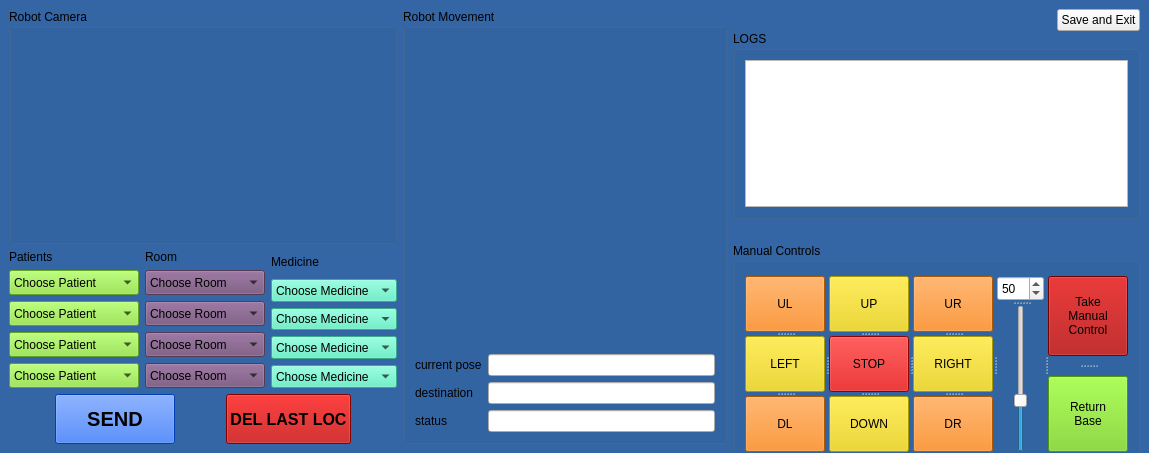
<?xml version="1.0" encoding="UTF-8"?>
<ui version="4.0">
 <class>MainWindow</class>
 <widget class="QMainWindow" name="MainWindow">
  <property name="geometry">
   <rect>
    <x>0</x>
    <y>0</y>
    <width>1149</width>
    <height>453</height>
   </rect>
  </property>
  <property name="windowTitle">
   <string>MOTAR Interface</string>
  </property>
  <property name="autoFillBackground">
   <bool>false</bool>
  </property>
  <property name="styleSheet">
   <string notr="true">QMainWindow{background-color: rgb(52, 101, 164);}</string>
  </property>
  <property name="tabShape">
   <enum>QTabWidget::Rounded</enum>
  </property>
  <widget class="QWidget" name="centralwidget">
   <layout class="QHBoxLayout" name="horizontalLayout_4">
    <item>
     <layout class="QVBoxLayout" name="verticalLayout_8">
      <item>
       <widget class="QGroupBox" name="groupBox">
        <property name="title">
         <string>Robot Camera</string>
        </property>
        <layout class="QVBoxLayout" name="verticalLayout">
         <item>
          <widget class="QLabel" name="robotcam">
           <property name="sizePolicy">
            <sizepolicy hsizetype="MinimumExpanding" vsizetype="MinimumExpanding">
             <horstretch>0</horstretch>
             <verstretch>0</verstretch>
            </sizepolicy>
           </property>
           <property name="minimumSize">
            <size>
             <width>200</width>
             <height>100</height>
            </size>
           </property>
           <property name="maximumSize">
            <size>
             <width>800</width>
             <height>400</height>
            </size>
           </property>
           <property name="sizeIncrement">
            <size>
             <width>0</width>
             <height>0</height>
            </size>
           </property>
           <property name="baseSize">
            <size>
             <width>400</width>
             <height>200</height>
            </size>
           </property>
           <property name="text">
            <string/>
           </property>
           <property name="pixmap">
            <pixmap>../Resources/camera.png</pixmap>
           </property>
           <property name="scaledContents">
            <bool>true</bool>
           </property>
           <property name="wordWrap">
            <bool>false</bool>
           </property>
          </widget>
         </item>
        </layout>
       </widget>
      </item>
      <item>
       <layout class="QVBoxLayout" name="verticalLayout_7">
        <item>
         <layout class="QHBoxLayout" name="horizontalLayout_2">
          <item>
           <layout class="QVBoxLayout" name="verticalLayout_4">
            <item>
             <widget class="QLabel" name="patientlabel">
              <property name="text">
               <string>Patients</string>
              </property>
             </widget>
            </item>
            <item>
             <widget class="QComboBox" name="patient1">
              <property name="minimumSize">
               <size>
                <width>130</width>
                <height>25</height>
               </size>
              </property>
              <property name="maximumSize">
               <size>
                <width>130</width>
                <height>30</height>
               </size>
              </property>
              <property name="styleSheet">
               <string notr="true">background-color: rgb(138, 226, 52);</string>
              </property>
              <item>
               <property name="text">
                <string>Choose Patient</string>
               </property>
              </item>
              <item>
               <property name="text">
                <string>1</string>
               </property>
              </item>
              <item>
               <property name="text">
                <string>2</string>
               </property>
              </item>
              <item>
               <property name="text">
                <string>3</string>
               </property>
              </item>
              <item>
               <property name="text">
                <string>4</string>
               </property>
              </item>
             </widget>
            </item>
            <item>
             <widget class="QComboBox" name="patient2">
              <property name="minimumSize">
               <size>
                <width>130</width>
                <height>25</height>
               </size>
              </property>
              <property name="maximumSize">
               <size>
                <width>130</width>
                <height>30</height>
               </size>
              </property>
              <property name="styleSheet">
               <string notr="true">background-color: rgb(138, 226, 52);</string>
              </property>
              <item>
               <property name="text">
                <string>Choose Patient</string>
               </property>
              </item>
              <item>
               <property name="text">
                <string>1</string>
               </property>
              </item>
              <item>
               <property name="text">
                <string>2</string>
               </property>
              </item>
              <item>
               <property name="text">
                <string>3</string>
               </property>
              </item>
              <item>
               <property name="text">
                <string>4</string>
               </property>
              </item>
             </widget>
            </item>
            <item>
             <widget class="QComboBox" name="patient3">
              <property name="minimumSize">
               <size>
                <width>130</width>
                <height>25</height>
               </size>
              </property>
              <property name="maximumSize">
               <size>
                <width>130</width>
                <height>30</height>
               </size>
              </property>
              <property name="styleSheet">
               <string notr="true">background-color: rgb(138, 226, 52);</string>
              </property>
              <item>
               <property name="text">
                <string>Choose Patient</string>
               </property>
              </item>
              <item>
               <property name="text">
                <string>1</string>
               </property>
              </item>
              <item>
               <property name="text">
                <string>2</string>
               </property>
              </item>
              <item>
               <property name="text">
                <string>3</string>
               </property>
              </item>
              <item>
               <property name="text">
                <string>4</string>
               </property>
              </item>
             </widget>
            </item>
            <item>
             <widget class="QComboBox" name="patient4">
              <property name="minimumSize">
               <size>
                <width>125</width>
                <height>25</height>
               </size>
              </property>
              <property name="maximumSize">
               <size>
                <width>130</width>
                <height>30</height>
               </size>
              </property>
              <property name="styleSheet">
               <string notr="true">background-color: rgb(138, 226, 52);</string>
              </property>
              <item>
               <property name="text">
                <string>Choose Patient</string>
               </property>
              </item>
              <item>
               <property name="text">
                <string>1</string>
               </property>
              </item>
              <item>
               <property name="text">
                <string>2</string>
               </property>
              </item>
              <item>
               <property name="text">
                <string>3</string>
               </property>
              </item>
              <item>
               <property name="text">
                <string>4</string>
               </property>
              </item>
             </widget>
            </item>
           </layout>
          </item>
          <item>
           <layout class="QVBoxLayout" name="verticalLayout_5">
            <item>
             <widget class="QLabel" name="roomlabel">
              <property name="text">
               <string>Room</string>
              </property>
             </widget>
            </item>
            <item>
             <widget class="QComboBox" name="room1">
              <property name="minimumSize">
               <size>
                <width>120</width>
                <height>25</height>
               </size>
              </property>
              <property name="maximumSize">
               <size>
                <width>120</width>
                <height>30</height>
               </size>
              </property>
              <property name="styleSheet">
               <string notr="true">background-color: rgb(117, 80, 123);</string>
              </property>
              <item>
               <property name="text">
                <string>Choose Room</string>
               </property>
              </item>
              <item>
               <property name="text">
                <string>1</string>
               </property>
              </item>
              <item>
               <property name="text">
                <string>2</string>
               </property>
              </item>
              <item>
               <property name="text">
                <string>3</string>
               </property>
              </item>
              <item>
               <property name="text">
                <string>4</string>
               </property>
              </item>
             </widget>
            </item>
            <item>
             <widget class="QComboBox" name="room2">
              <property name="minimumSize">
               <size>
                <width>120</width>
                <height>25</height>
               </size>
              </property>
              <property name="maximumSize">
               <size>
                <width>120</width>
                <height>30</height>
               </size>
              </property>
              <property name="styleSheet">
               <string notr="true">background-color: rgb(117, 80, 123);</string>
              </property>
              <item>
               <property name="text">
                <string>Choose Room</string>
               </property>
              </item>
              <item>
               <property name="text">
                <string>1</string>
               </property>
              </item>
              <item>
               <property name="text">
                <string>2</string>
               </property>
              </item>
              <item>
               <property name="text">
                <string>3</string>
               </property>
              </item>
              <item>
               <property name="text">
                <string>4</string>
               </property>
              </item>
             </widget>
            </item>
            <item>
             <widget class="QComboBox" name="room3">
              <property name="minimumSize">
               <size>
                <width>120</width>
                <height>25</height>
               </size>
              </property>
              <property name="maximumSize">
               <size>
                <width>120</width>
                <height>30</height>
               </size>
              </property>
              <property name="styleSheet">
               <string notr="true">background-color: rgb(117, 80, 123);</string>
              </property>
              <item>
               <property name="text">
                <string>Choose Room</string>
               </property>
              </item>
              <item>
               <property name="text">
                <string>1</string>
               </property>
              </item>
              <item>
               <property name="text">
                <string>2</string>
               </property>
              </item>
              <item>
               <property name="text">
                <string>3</string>
               </property>
              </item>
              <item>
               <property name="text">
                <string>4</string>
               </property>
              </item>
             </widget>
            </item>
            <item>
             <widget class="QComboBox" name="room4">
              <property name="minimumSize">
               <size>
                <width>120</width>
                <height>25</height>
               </size>
              </property>
              <property name="maximumSize">
               <size>
                <width>120</width>
                <height>30</height>
               </size>
              </property>
              <property name="styleSheet">
               <string notr="true">background-color: rgb(117, 80, 123);</string>
              </property>
              <item>
               <property name="text">
                <string>Choose Room</string>
               </property>
              </item>
              <item>
               <property name="text">
                <string>1</string>
               </property>
              </item>
              <item>
               <property name="text">
                <string>2</string>
               </property>
              </item>
              <item>
               <property name="text">
                <string>3</string>
               </property>
              </item>
              <item>
               <property name="text">
                <string>4</string>
               </property>
              </item>
             </widget>
            </item>
           </layout>
          </item>
          <item>
           <layout class="QVBoxLayout" name="verticalLayout_6">
            <item>
             <widget class="QLabel" name="medlabel">
              <property name="text">
               <string>Medicine</string>
              </property>
             </widget>
            </item>
            <item>
             <widget class="QComboBox" name="med1">
              <property name="minimumSize">
               <size>
                <width>0</width>
                <height>0</height>
               </size>
              </property>
              <property name="maximumSize">
               <size>
                <width>145</width>
                <height>30</height>
               </size>
              </property>
              <property name="styleSheet">
               <string notr="true">background-color: rgb(78, 239, 191);</string>
              </property>
              <item>
               <property name="text">
                <string>Choose Medicine</string>
               </property>
              </item>
              <item>
               <property name="text">
                <string>A</string>
               </property>
              </item>
              <item>
               <property name="text">
                <string>B</string>
               </property>
              </item>
              <item>
               <property name="text">
                <string>C</string>
               </property>
              </item>
              <item>
               <property name="text">
                <string>D</string>
               </property>
              </item>
             </widget>
            </item>
            <item>
             <widget class="QComboBox" name="med2">
              <property name="minimumSize">
               <size>
                <width>0</width>
                <height>0</height>
               </size>
              </property>
              <property name="maximumSize">
               <size>
                <width>145</width>
                <height>30</height>
               </size>
              </property>
              <property name="styleSheet">
               <string notr="true">background-color: rgb(78, 239, 191);</string>
              </property>
              <item>
               <property name="text">
                <string>Choose Medicine</string>
               </property>
              </item>
              <item>
               <property name="text">
                <string>A</string>
               </property>
              </item>
              <item>
               <property name="text">
                <string>B</string>
               </property>
              </item>
              <item>
               <property name="text">
                <string>C</string>
               </property>
              </item>
              <item>
               <property name="text">
                <string>D</string>
               </property>
              </item>
             </widget>
            </item>
            <item>
             <widget class="QComboBox" name="med3">
              <property name="minimumSize">
               <size>
                <width>0</width>
                <height>0</height>
               </size>
              </property>
              <property name="maximumSize">
               <size>
                <width>145</width>
                <height>30</height>
               </size>
              </property>
              <property name="styleSheet">
               <string notr="true">background-color: rgb(78, 239, 191);</string>
              </property>
              <item>
               <property name="text">
                <string>Choose Medicine</string>
               </property>
              </item>
              <item>
               <property name="text">
                <string>A</string>
               </property>
              </item>
              <item>
               <property name="text">
                <string>B</string>
               </property>
              </item>
              <item>
               <property name="text">
                <string>C</string>
               </property>
              </item>
              <item>
               <property name="text">
                <string>D</string>
               </property>
              </item>
             </widget>
            </item>
            <item>
             <widget class="QComboBox" name="med4">
              <property name="minimumSize">
               <size>
                <width>0</width>
                <height>0</height>
               </size>
              </property>
              <property name="maximumSize">
               <size>
                <width>145</width>
                <height>30</height>
               </size>
              </property>
              <property name="styleSheet">
               <string notr="true">background-color: rgb(78, 239, 191);</string>
              </property>
              <item>
               <property name="text">
                <string>Choose Medicine</string>
               </property>
              </item>
              <item>
               <property name="text">
                <string>A</string>
               </property>
              </item>
              <item>
               <property name="text">
                <string>B</string>
               </property>
              </item>
              <item>
               <property name="text">
                <string>C</string>
               </property>
              </item>
              <item>
               <property name="text">
                <string>D</string>
               </property>
              </item>
             </widget>
            </item>
           </layout>
          </item>
         </layout>
        </item>
        <item>
         <layout class="QHBoxLayout" name="horizontalLayout">
          <item>
           <spacer name="horizontalSpacer_2">
            <property name="orientation">
             <enum>Qt::Horizontal</enum>
            </property>
            <property name="sizeType">
             <enum>QSizePolicy::MinimumExpanding</enum>
            </property>
            <property name="sizeHint" stdset="0">
             <size>
              <width>40</width>
              <height>20</height>
             </size>
            </property>
           </spacer>
          </item>
          <item>
           <widget class="QPushButton" name="sendbtn">
            <property name="minimumSize">
             <size>
              <width>120</width>
              <height>50</height>
             </size>
            </property>
            <property name="font">
             <font>
              <pointsize>15</pointsize>
              <weight>75</weight>
              <bold>true</bold>
             </font>
            </property>
            <property name="styleSheet">
             <string notr="true">background-color: rgb(0, 85, 255);</string>
            </property>
            <property name="text">
             <string>SEND</string>
            </property>
           </widget>
          </item>
          <item>
           <spacer name="horizontalSpacer">
            <property name="orientation">
             <enum>Qt::Horizontal</enum>
            </property>
            <property name="sizeHint" stdset="0">
             <size>
              <width>40</width>
              <height>20</height>
             </size>
            </property>
           </spacer>
          </item>
          <item>
           <widget class="QPushButton" name="delbtn">
            <property name="minimumSize">
             <size>
              <width>120</width>
              <height>50</height>
             </size>
            </property>
            <property name="font">
             <font>
              <pointsize>12</pointsize>
              <weight>75</weight>
              <bold>true</bold>
             </font>
            </property>
            <property name="styleSheet">
             <string notr="true">background-color: rgb(180, 0, 0);</string>
            </property>
            <property name="text">
             <string>DEL LAST LOC</string>
            </property>
           </widget>
          </item>
          <item>
           <spacer name="horizontalSpacer_3">
            <property name="orientation">
             <enum>Qt::Horizontal</enum>
            </property>
            <property name="sizeHint" stdset="0">
             <size>
              <width>40</width>
              <height>20</height>
             </size>
            </property>
           </spacer>
          </item>
         </layout>
        </item>
       </layout>
      </item>
     </layout>
    </item>
    <item>
     <widget class="QGroupBox" name="robotmvmtgroupbox">
      <property name="styleSheet">
       <string notr="true"/>
      </property>
      <property name="title">
       <string>Robot Movement</string>
      </property>
      <layout class="QGridLayout" name="gridLayout_2">
       <item row="0" column="0">
        <layout class="QGridLayout" name="gridLayout">
         <item row="3" column="0">
          <widget class="QLabel" name="statuslabel">
           <property name="text">
            <string>status</string>
           </property>
          </widget>
         </item>
         <item row="3" column="1">
          <widget class="QLineEdit" name="status">
           <property name="readOnly">
            <bool>true</bool>
           </property>
          </widget>
         </item>
         <item row="1" column="0">
          <widget class="QLabel" name="xyzlabel">
           <property name="text">
            <string>current pose</string>
           </property>
          </widget>
         </item>
         <item row="2" column="1">
          <widget class="QLineEdit" name="destinationpose">
           <property name="readOnly">
            <bool>true</bool>
           </property>
          </widget>
         </item>
         <item row="1" column="1">
          <widget class="QLineEdit" name="xyzpose">
           <property name="readOnly">
            <bool>true</bool>
           </property>
          </widget>
         </item>
         <item row="2" column="0">
          <widget class="QLabel" name="destinationlabel">
           <property name="text">
            <string>destination</string>
           </property>
          </widget>
         </item>
         <item row="0" column="0" colspan="2">
          <widget class="QLabel" name="robotpose">
           <property name="sizePolicy">
            <sizepolicy hsizetype="MinimumExpanding" vsizetype="MinimumExpanding">
             <horstretch>0</horstretch>
             <verstretch>0</verstretch>
            </sizepolicy>
           </property>
           <property name="minimumSize">
            <size>
             <width>200</width>
             <height>130</height>
            </size>
           </property>
           <property name="maximumSize">
            <size>
             <width>800</width>
             <height>650</height>
            </size>
           </property>
           <property name="baseSize">
            <size>
             <width>400</width>
             <height>260</height>
            </size>
           </property>
           <property name="text">
            <string/>
           </property>
           <property name="pixmap">
            <pixmap>../Resources/map_from_top.png</pixmap>
           </property>
           <property name="scaledContents">
            <bool>true</bool>
           </property>
          </widget>
         </item>
        </layout>
       </item>
      </layout>
     </widget>
    </item>
    <item>
     <layout class="QVBoxLayout" name="verticalLayout_3">
      <property name="spacing">
       <number>0</number>
      </property>
      <item>
       <layout class="QHBoxLayout" name="horizontalLayout_7">
        <item>
         <spacer name="horizontalSpacer_4">
          <property name="orientation">
           <enum>Qt::Horizontal</enum>
          </property>
          <property name="sizeHint" stdset="0">
           <size>
            <width>40</width>
            <height>20</height>
           </size>
          </property>
         </spacer>
        </item>
        <item>
         <widget class="QPushButton" name="SaExit">
          <property name="maximumSize">
           <size>
            <width>16777215</width>
            <height>16777215</height>
           </size>
          </property>
          <property name="text">
           <string>Save and Exit</string>
          </property>
         </widget>
        </item>
       </layout>
      </item>
      <item>
       <widget class="QGroupBox" name="logbox">
        <property name="title">
         <string>LOGS</string>
        </property>
        <layout class="QVBoxLayout" name="verticalLayout_2">
         <item>
          <widget class="QListWidget" name="list"/>
         </item>
        </layout>
       </widget>
      </item>
      <item>
       <widget class="QGroupBox" name="mancongrpbox">
        <property name="sizePolicy">
         <sizepolicy hsizetype="MinimumExpanding" vsizetype="MinimumExpanding">
          <horstretch>0</horstretch>
          <verstretch>0</verstretch>
         </sizepolicy>
        </property>
        <property name="minimumSize">
         <size>
          <width>400</width>
          <height>225</height>
         </size>
        </property>
        <property name="maximumSize">
         <size>
          <width>16777215</width>
          <height>176</height>
         </size>
        </property>
        <property name="title">
         <string>Manual Controls</string>
        </property>
        <layout class="QHBoxLayout" name="horizontalLayout_3">
         <item>
          <widget class="QSplitter" name="splitter_5">
           <property name="orientation">
            <enum>Qt::Horizontal</enum>
           </property>
           <widget class="QSplitter" name="splitter">
            <property name="layoutDirection">
             <enum>Qt::LeftToRight</enum>
            </property>
            <property name="orientation">
             <enum>Qt::Vertical</enum>
            </property>
            <property name="opaqueResize">
             <bool>true</bool>
            </property>
            <property name="childrenCollapsible">
             <bool>true</bool>
            </property>
            <widget class="QPushButton" name="Upleftbutton">
             <property name="minimumSize">
              <size>
               <width>50</width>
               <height>45</height>
              </size>
             </property>
             <property name="maximumSize">
              <size>
               <width>80</width>
               <height>56</height>
              </size>
             </property>
             <property name="styleSheet">
              <string notr="true">background-color: rgb(245, 121, 0);</string>
             </property>
             <property name="text">
              <string>UL</string>
             </property>
            </widget>
            <widget class="QPushButton" name="leftbutton">
             <property name="minimumSize">
              <size>
               <width>0</width>
               <height>45</height>
              </size>
             </property>
             <property name="maximumSize">
              <size>
               <width>80</width>
               <height>56</height>
              </size>
             </property>
             <property name="styleSheet">
              <string notr="true">background-color: rgb(237, 212, 0);</string>
             </property>
             <property name="text">
              <string>LEFT</string>
             </property>
            </widget>
            <widget class="QPushButton" name="downleftbutton">
             <property name="minimumSize">
              <size>
               <width>0</width>
               <height>45</height>
              </size>
             </property>
             <property name="maximumSize">
              <size>
               <width>80</width>
               <height>56</height>
              </size>
             </property>
             <property name="styleSheet">
              <string notr="true">background-color: rgb(245, 121, 0);</string>
             </property>
             <property name="text">
              <string>DL</string>
             </property>
            </widget>
           </widget>
           <widget class="QSplitter" name="splitter_2">
            <property name="orientation">
             <enum>Qt::Vertical</enum>
            </property>
            <property name="opaqueResize">
             <bool>true</bool>
            </property>
            <property name="childrenCollapsible">
             <bool>true</bool>
            </property>
            <widget class="QPushButton" name="Upbutton">
             <property name="minimumSize">
              <size>
               <width>0</width>
               <height>0</height>
              </size>
             </property>
             <property name="maximumSize">
              <size>
               <width>80</width>
               <height>56</height>
              </size>
             </property>
             <property name="styleSheet">
              <string notr="true">background-color: rgb(237, 212, 0);</string>
             </property>
             <property name="text">
              <string>UP</string>
             </property>
            </widget>
            <widget class="QPushButton" name="stopbutton">
             <property name="minimumSize">
              <size>
               <width>0</width>
               <height>45</height>
              </size>
             </property>
             <property name="maximumSize">
              <size>
               <width>80</width>
               <height>56</height>
              </size>
             </property>
             <property name="autoFillBackground">
              <bool>false</bool>
             </property>
             <property name="styleSheet">
              <string notr="true">background-color: rgb(204, 0, 0);</string>
             </property>
             <property name="text">
              <string>STOP</string>
             </property>
            </widget>
            <widget class="QPushButton" name="downbutton">
             <property name="minimumSize">
              <size>
               <width>0</width>
               <height>45</height>
              </size>
             </property>
             <property name="maximumSize">
              <size>
               <width>80</width>
               <height>56</height>
              </size>
             </property>
             <property name="styleSheet">
              <string notr="true">background-color: rgb(237, 212, 0);</string>
             </property>
             <property name="text">
              <string>DOWN</string>
             </property>
            </widget>
           </widget>
           <widget class="QSplitter" name="splitter_3">
            <property name="orientation">
             <enum>Qt::Vertical</enum>
            </property>
            <widget class="QPushButton" name="Uprightbutton">
             <property name="minimumSize">
              <size>
               <width>0</width>
               <height>45</height>
              </size>
             </property>
             <property name="maximumSize">
              <size>
               <width>80</width>
               <height>56</height>
              </size>
             </property>
             <property name="styleSheet">
              <string notr="true">background-color: rgb(245, 121, 0);</string>
             </property>
             <property name="text">
              <string>UR</string>
             </property>
            </widget>
            <widget class="QPushButton" name="rightbutton">
             <property name="minimumSize">
              <size>
               <width>0</width>
               <height>45</height>
              </size>
             </property>
             <property name="maximumSize">
              <size>
               <width>80</width>
               <height>56</height>
              </size>
             </property>
             <property name="styleSheet">
              <string notr="true">background-color: rgb(237, 212, 0);</string>
             </property>
             <property name="text">
              <string>RIGHT</string>
             </property>
            </widget>
            <widget class="QPushButton" name="downrightbutton">
             <property name="minimumSize">
              <size>
               <width>0</width>
               <height>45</height>
              </size>
             </property>
             <property name="maximumSize">
              <size>
               <width>80</width>
               <height>56</height>
              </size>
             </property>
             <property name="styleSheet">
              <string notr="true">background-color: rgb(245, 121, 0);</string>
             </property>
             <property name="text">
              <string>DR</string>
             </property>
            </widget>
           </widget>
           <widget class="QSplitter" name="splitter_4">
            <property name="orientation">
             <enum>Qt::Vertical</enum>
            </property>
            <widget class="QSpinBox" name="spinBox">
             <property name="maximumSize">
              <size>
               <width>55</width>
               <height>25</height>
              </size>
             </property>
             <property name="maximum">
              <number>150</number>
             </property>
             <property name="value">
              <number>50</number>
             </property>
            </widget>
            <widget class="QSlider" name="speedslider">
             <property name="maximumSize">
              <size>
               <width>55</width>
               <height>16777215</height>
              </size>
             </property>
             <property name="maximum">
              <number>150</number>
             </property>
             <property name="value">
              <number>50</number>
             </property>
             <property name="sliderPosition">
              <number>50</number>
             </property>
             <property name="orientation">
              <enum>Qt::Vertical</enum>
             </property>
             <property name="tickInterval">
              <number>0</number>
             </property>
            </widget>
           </widget>
           <widget class="QSplitter" name="controlbtnsplitter">
            <property name="orientation">
             <enum>Qt::Vertical</enum>
            </property>
            <property name="handleWidth">
             <number>20</number>
            </property>
            <widget class="QPushButton" name="takemancontrol">
             <property name="maximumSize">
              <size>
               <width>80</width>
               <height>80</height>
              </size>
             </property>
             <property name="styleSheet">
              <string notr="true">background-color: rgb(164, 0, 0);</string>
             </property>
             <property name="text">
              <string>Take
Manual
Control</string>
             </property>
            </widget>
            <widget class="QPushButton" name="returnbase">
             <property name="maximumSize">
              <size>
               <width>80</width>
               <height>80</height>
              </size>
             </property>
             <property name="styleSheet">
              <string notr="true">
background-color: rgb(115, 210, 22);</string>
             </property>
             <property name="text">
              <string>Return
Base</string>
             </property>
            </widget>
           </widget>
          </widget>
         </item>
        </layout>
       </widget>
      </item>
     </layout>
    </item>
   </layout>
  </widget>
 </widget>
 <tabstops>
  <tabstop>patient1</tabstop>
  <tabstop>room1</tabstop>
  <tabstop>med1</tabstop>
  <tabstop>patient2</tabstop>
  <tabstop>room2</tabstop>
  <tabstop>med2</tabstop>
  <tabstop>patient3</tabstop>
  <tabstop>room3</tabstop>
  <tabstop>med3</tabstop>
  <tabstop>patient4</tabstop>
  <tabstop>room4</tabstop>
  <tabstop>med4</tabstop>
  <tabstop>sendbtn</tabstop>
  <tabstop>takemancontrol</tabstop>
  <tabstop>returnbase</tabstop>
  <tabstop>Upleftbutton</tabstop>
  <tabstop>Upbutton</tabstop>
  <tabstop>Uprightbutton</tabstop>
  <tabstop>leftbutton</tabstop>
  <tabstop>stopbutton</tabstop>
  <tabstop>rightbutton</tabstop>
  <tabstop>downleftbutton</tabstop>
  <tabstop>downbutton</tabstop>
  <tabstop>downrightbutton</tabstop>
  <tabstop>SaExit</tabstop>
  <tabstop>spinBox</tabstop>
  <tabstop>speedslider</tabstop>
  <tabstop>xyzpose</tabstop>
  <tabstop>destinationpose</tabstop>
  <tabstop>status</tabstop>
 </tabstops>
 <resources/>
 <connections>
  <connection>
   <sender>spinBox</sender>
   <signal>valueChanged(int)</signal>
   <receiver>speedslider</receiver>
   <slot>setValue(int)</slot>
   <hints>
    <hint type="sourcelabel">
     <x>1149</x>
     <y>385</y>
    </hint>
    <hint type="destinationlabel">
     <x>1149</x>
     <y>489</y>
    </hint>
   </hints>
  </connection>
  <connection>
   <sender>speedslider</sender>
   <signal>valueChanged(int)</signal>
   <receiver>spinBox</receiver>
   <slot>setValue(int)</slot>
   <hints>
    <hint type="sourcelabel">
     <x>1196</x>
     <y>546</y>
    </hint>
    <hint type="destinationlabel">
     <x>1149</x>
     <y>385</y>
    </hint>
   </hints>
  </connection>
 </connections>
</ui>
